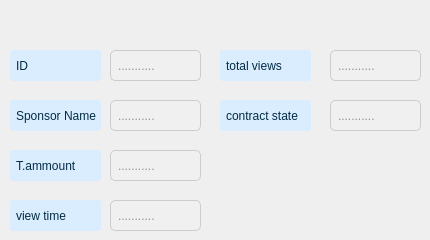
      <widget class="QWidget" name="tab_4">
       <attribute name="title">
        <string>update</string>
       </attribute>
       <widget class="QLineEdit" name="id_lineEdit_2">
        <property name="geometry">
         <rect>
          <x>110</x>
          <y>50</y>
          <width>91</width>
          <height>31</height>
         </rect>
        </property>
        <property name="styleSheet">
         <string notr="true">QLineEdit {
    background-color: #f0f0f0; /* Set a very light background color */
    border-radius: 5px; /* Adjust the radius as needed */
    padding: 5px; /* Adjust padding as needed */
    border: 1px solid #ccc; /* Add a border */
    color: #333333; /* Set the color of the text to dark */
}
</string>
        </property>
        <property name="text">
         <string/>
        </property>
        <property name="placeholderText">
         <string>...........</string>
        </property>
       </widget>
       <widget class="QLabel" name="label_48">
        <property name="geometry">
         <rect>
          <x>10</x>
          <y>150</y>
          <width>91</width>
          <height>31</height>
         </rect>
        </property>
        <property name="styleSheet">
         <string notr="true">QLabel {
    background-color: rgb(217, 237, 255); /* Set the background color */
    border-radius: 3px; /* Adjust the radius as needed */
    padding: 3px; /* Adjust padding as needed */
color:rgb(3, 43, 67);
}
</string>
        </property>
        <property name="text">
         <string>T.ammount</string>
        </property>
       </widget>
       <widget class="QLabel" name="label_49">
        <property name="geometry">
         <rect>
          <x>10</x>
          <y>50</y>
          <width>91</width>
          <height>31</height>
         </rect>
        </property>
        <property name="styleSheet">
         <string notr="true">QLabel {
    background-color: rgb(217, 237, 255); /* Set the background color */
    border-radius: 3px; /* Adjust the radius as needed */
    padding: 3px; /* Adjust padding as needed */
color:rgb(3, 43, 67);
}
</string>
        </property>
        <property name="text">
         <string>ID</string>
        </property>
       </widget>
       <widget class="QLabel" name="label_50">
        <property name="geometry">
         <rect>
          <x>10</x>
          <y>100</y>
          <width>91</width>
          <height>31</height>
         </rect>
        </property>
        <property name="styleSheet">
         <string notr="true">QLabel {
    background-color: rgb(217, 237, 255); /* Set the background color */
    border-radius: 3px; /* Adjust the radius as needed */
    padding: 3px; /* Adjust padding as needed */
color:rgb(3, 43, 67);
}
</string>
        </property>
        <property name="text">
         <string>Sponsor Name</string>
        </property>
       </widget>
       <widget class="QLabel" name="label_51">
        <property name="geometry">
         <rect>
          <x>10</x>
          <y>200</y>
          <width>91</width>
          <height>31</height>
         </rect>
        </property>
        <property name="styleSheet">
         <string notr="true">QLabel {
    background-color: rgb(217, 237, 255); /* Set the background color */
    border-radius: 3px; /* Adjust the radius as needed */
    padding: 3px; /* Adjust padding as needed */
color:rgb(3, 43, 67);
}
</string>
        </property>
        <property name="text">
         <string>view time</string>
        </property>
       </widget>
       <widget class="QLabel" name="label_52">
        <property name="geometry">
         <rect>
          <x>220</x>
          <y>50</y>
          <width>91</width>
          <height>31</height>
         </rect>
        </property>
        <property name="styleSheet">
         <string notr="true">QLabel {
    background-color: rgb(217, 237, 255); /* Set the background color */
    border-radius: 3px; /* Adjust the radius as needed */
    padding: 3px; /* Adjust padding as needed */
color:rgb(3, 43, 67);
}
</string>
        </property>
        <property name="text">
         <string>total views</string>
        </property>
       </widget>
       <widget class="QLabel" name="label_53">
        <property name="geometry">
         <rect>
          <x>220</x>
          <y>100</y>
          <width>91</width>
          <height>31</height>
         </rect>
        </property>
        <property name="styleSheet">
         <string notr="true">QLabel {
    background-color: rgb(217, 237, 255); /* Set the background color */
    border-radius: 3px; /* Adjust the radius as needed */
    padding: 3px; /* Adjust padding as needed */
color:rgb(3, 43, 67);
}
</string>
        </property>
        <property name="text">
         <string>contract state</string>
        </property>
       </widget>
       <widget class="QLineEdit" name="name_lineEdit_2">
        <property name="geometry">
         <rect>
          <x>110</x>
          <y>100</y>
          <width>91</width>
          <height>31</height>
         </rect>
        </property>
        <property name="styleSheet">
         <string notr="true">QLineEdit {
    background-color: #f0f0f0; /* Set a very light background color */
    border-radius: 5px; /* Adjust the radius as needed */
    padding: 5px; /* Adjust padding as needed */
    border: 1px solid #ccc; /* Add a border */
    color: #333333; /* Set the color of the text to dark */
}
</string>
        </property>
        <property name="text">
         <string/>
        </property>
        <property name="placeholderText">
         <string>...........</string>
        </property>
       </widget>
       <widget class="QLineEdit" name="etatcontrat_lineEdit_2">
        <property name="geometry">
         <rect>
          <x>330</x>
          <y>100</y>
          <width>91</width>
          <height>31</height>
         </rect>
        </property>
        <property name="styleSheet">
         <string notr="true">QLineEdit {
    background-color: #f0f0f0; /* Set a very light background color */
    border-radius: 5px; /* Adjust the radius as needed */
    padding: 5px; /* Adjust padding as needed */
    border: 1px solid #ccc; /* Add a border */
    color: #333333; /* Set the color of the text to dark */
}
</string>
        </property>
        <property name="text">
         <string/>
        </property>
        <property name="placeholderText">
         <string>...........</string>
        </property>
       </widget>
       <widget class="QLineEdit" name="nb_totalaffichage_lineEdit_2">
        <property name="geometry">
         <rect>
          <x>330</x>
          <y>50</y>
          <width>91</width>
          <height>31</height>
         </rect>
        </property>
        <property name="styleSheet">
         <string notr="true">QLineEdit {
    background-color: #f0f0f0; /* Set a very light background color */
    border-radius: 5px; /* Adjust the radius as needed */
    padding: 5px; /* Adjust padding as needed */
    border: 1px solid #ccc; /* Add a border */
    color: #333333; /* Set the color of the text to dark */
}
</string>
        </property>
        <property name="text">
         <string/>
        </property>
        <property name="placeholderText">
         <string>...........</string>
        </property>
       </widget>
       <widget class="QLineEdit" name="tempsaffichage_lineEdit_2">
        <property name="geometry">
         <rect>
          <x>110</x>
          <y>200</y>
          <width>91</width>
          <height>31</height>
         </rect>
        </property>
        <property name="styleSheet">
         <string notr="true">QLineEdit {
    background-color: #f0f0f0; /* Set a very light background color */
    border-radius: 5px; /* Adjust the radius as needed */
    padding: 5px; /* Adjust padding as needed */
    border: 1px solid #ccc; /* Add a border */
    color: #333333; /* Set the color of the text to dark */
}
</string>
        </property>
        <property name="text">
         <string/>
        </property>
        <property name="placeholderText">
         <string>...........</string>
        </property>
       </widget>
       <widget class="QLineEdit" name="montant_lineEdit_2">
        <property name="geometry">
         <rect>
          <x>110</x>
          <y>150</y>
          <width>91</width>
          <height>31</height>
         </rect>
        </property>
        <property name="styleSheet">
         <string notr="true">QLineEdit {
    background-color: #f0f0f0; /* Set a very light background color */
    border-radius: 5px; /* Adjust the radius as needed */
    padding: 5px; /* Adjust padding as needed */
    border: 1px solid #ccc; /* Add a border */
    color: #333333; /* Set the color of the text to dark */
}
</string>
        </property>
        <property name="text">
         <string/>
        </property>
        <property name="placeholderText">
         <string>...........</string>
        </property>
       </widget>
      </widget>
